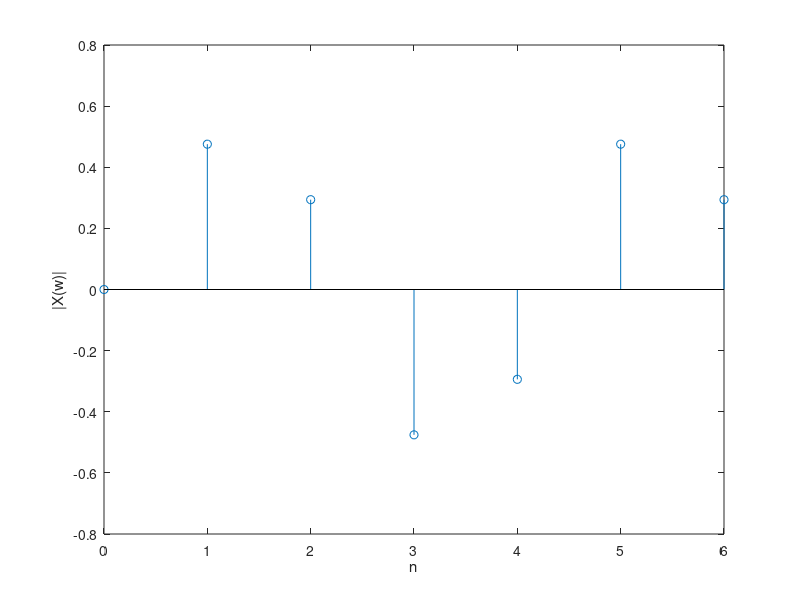
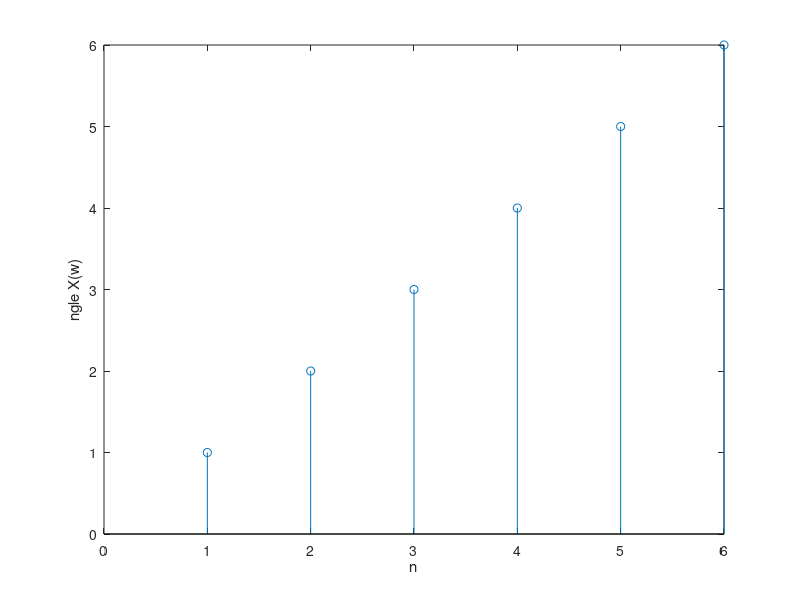

Reproduce these figures in MATLAB, in order.
clc;
clear;
close all;
magnitude = [0, 1/2 * sin(2 * pi/5), 1/2 * sin(4 * pi/5), 1/2 * sin(8 * pi/5), 1/2 * sin(16 * pi / 5), 1/2 * sin(32 * pi /5), 1/2 * sin(64 * pi / 5)];
n = [0, 1, 2, 3, 4, 5, 6];
phase = [NaN, 1, 2, 3, 4, 5, 6];
figure(1);
stem(n, magnitude);
xlabel("n");
ylabel("|X(w)|");
figure(2);
stem(n, phase);
xlabel("n");
ylabel("\angle X(w)");